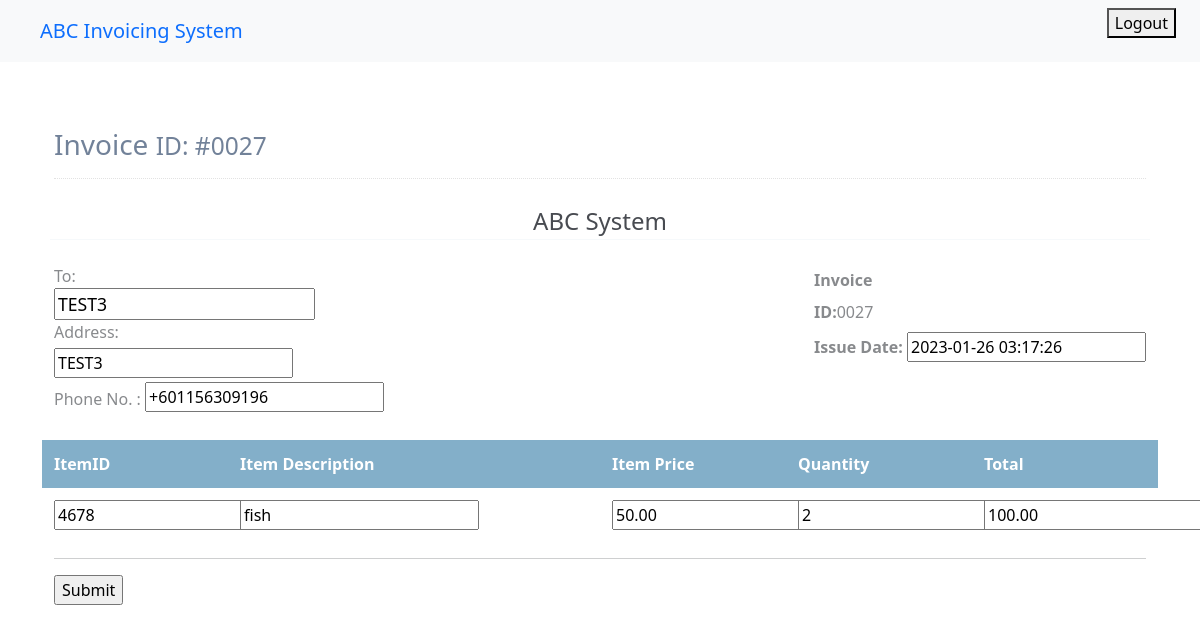
/deliveryorder/financeoffice/27/ (signed in), run on the app's committed database.
### deliveryorder/models.py (models this page shows, shortened)
class DeliveryOrderForm(models.Model):
    deliveryOrderID = models.AutoField(unique=True,primary_key=True)
    vendorName = models.CharField(default = 'vendorname', max_length=30)
    vendorAddress = models.CharField(default = 'Cyberjaya' ,max_length=200)
    recipientName = models.CharField(default = 'recipientName',max_length=30)
    recipientPhone = PhoneNumberField(blank=False)
    recipientAddress = models.CharField(default = 'recipientaddress',max_length=200)
    deliveryOrderDate = models.DateTimeField(default=timezone.now)
    deliveryOrderStatus = models.IntegerField(default=Status.pending,choices=Status.choices)
    courierStatus = models.IntegerField(default = Status.pending,choices=Status.choices)
    invoiceStatus = models.IntegerField(default = Status.pending,choices=Status.choices)
    invoiceCreated = models.BooleanField(default=False)
    itemID = models.IntegerField(default = 0)
    itemPrice = models.DecimalField(default=0,max_digits=19,decimal_places=2)
    itemDescription = models.CharField(default = 'empty',max_length=30)
    itemQuantity = models.IntegerField(default=0)
    invoiceTotal = models.DecimalField(default=0,max_digits=19,decimal_places=2)
    def id(self):
        string = str("{:04d}".format(self.deliveryOrderID))
        return string

### deliveryorder/views.py (the view, shortened to what this page needs)
# urls.py: path('financeoffice/<int:deliveryOrderID>/',views.invoiceDetails,name='invoicedetails'),
@login_required
def invoiceDetails(request,deliveryOrderID):
    submitted = False
    template_name = 'deliveryorder/invoice.html'
    delivery = DeliveryOrderForm.objects.get(pk=deliveryOrderID)
    form = invoiceForm(instance=delivery)
    context= {
            'submitted':submitted,
            'form':form,
            'deliveryOrderID': delivery
        }
    return render(request,template_name,context)

### deliveryorder/forms.py
class invoiceForm(ModelForm):
    class Meta:
        model = DeliveryOrderForm
        fields = [
    'recipientName',
    'recipientPhone',
    'recipientAddress',
    'deliveryOrderDate',
    'itemID',
    'itemPrice',
    'itemDescription',
    'itemQuantity',
    'invoiceTotal',
    'invoiceCreated']

### deliveryorder/templates/deliveryorder/invoice.html (shortened to what this page needs)
{% extends "homepage/base.html" %}
{% block content%}
    <link href="https://cdn.jsdelivr.net/npm/bootstrap@5.0.2/dist/css/bootstrap.min.css" rel="stylesheet">
    <link href="https://cdn.jsdelivr.net/npm/bootstrap@5.0.2/dist/css/bootstrap.min.css" rel="stylesheet">
    {% if submitted == False %}
    <form method = "POST">
        <div class="page-content container">
            <div class="page-header text-blue-d2">
                <h1 class="page-title text-secondary-d1">
                    Invoice
                    <small class="page-info">
                        ID: #{{deliveryOrderID.id}}
                    </small>
                </h1>
            </div>
            <div class="container px-0">
                <div class="row mt-4">
                    <div class="col-12 col-lg-12">
                        <div class="row">
                            <div class="col-12">
                                <div class="text-center text-150">
                                    <span class="text-default-d3">ABC System</span>
                                </div>
                            </div>
                        </div>
                        <hr class="row brc-default-l1 mx-n1 mb-4" />
                        <div class="row">
                            <div class="col-sm-6">
                                <div>
                                    <span class="text-sm text-grey-m2 align-middle">To:</span><br>
                                    <span class="text-600 text-110 text-blue align-middle">{{form.recipientName}}</span>
                                </div>
                                <div class="text-grey-m2">
                                    Address:
                                    <div class="my-1 align-middle">
                                    {{form.recipientAddress}}
                                    </div>
                                    <div class="my-1">
                                    <span class="text-sm text-grey-m2 align-middle">Phone No. :</span>
                                     <b class="text-600">{{form.recipientPhone}}</b></div>
                                    </div>
                            </div>
                            <div class="text-95 col-sm-6 align-self-start d-sm-flex justify-content-end">
                                <div class="text-grey-m2">
                                    <div class="mt-1 mb-2 text-secondary-m1 text-600 text-125">
                                        Invoice
                                    </div>
                                    <div class="my-2"> <span class="text-600 text-90">ID:</span>{{deliveryOrderID.id}}</div>
                                    <div class="my-2"> <span class="text-600 text-90">Issue Date:</span> {{form.deliveryOrderDate}}</div>
                                </div>
                            </div>
                        </div>
                        <div class="mt-4">
                            <div class="row text-600 text-white bgc-default-tp1 py-25">
                                <div class="col-9 col-sm-2">ItemID</div>
                                <div class="d-none d-sm-block  col-sm-4">Item Description</div>
                                <div class="d-none d-sm-block col-sm-2">Item Price</div>
                                <div class="d-none d-sm-block col-sm-2">Quantity</div>
                                <div class="d-none d-sm-block col-sm-2">Total</div>
                            </div>
                            <div class="text-95 text-secondary-d3">
                                <div class="row mb-2 mb-sm-0 py-25">
                                    <div class="col-9 col-sm-2" id = 'itemID'>{{form.itemID}}</div>
                                    <div class="d-none d-sm-block col-sm-4" id = 'itemDescription'>{{form.itemDescription}}</div>
                                    <div class="d-none d-sm-block col-sm-2">{{ form.itemPrice }}</div>
                                    <div class="d-none d-sm-block col-sm-2 " id = 'itemQuantity'>{{form.itemQuantity}}</div>
                                    <div class="d-none d-sm-block col-sm-2 " >{{ form.invoiceTotal }}</div>
                                </div>
                            </div>
                            <hr />
                        </div>
                    </div>
                </div>
            </div>
            <input type = "submit" name = "Submit">
        </div>
    </form>
    {% endif %}
    {% endblock content %}

### login/templates/homepage/base.html (style rules this page uses)
body { padding-top:100px; }

### deliveryorder/templates/deliveryorder/invoice.html (style rules this page uses)
body { margin-top:20px; color: #484b51; }
.text-secondary-d1 { color: #728299!important; }
.page-header { margin: 0 0 1rem; padding-bottom: 1rem; padding-top: .5rem; border-bottom: 1px dotted #e2e2e2; display: -ms-flexbox; display: flex; -ms-flex-pack: justify; justify-content: space-between; -ms-flex-align: center; align-items: center; }
.page-title { padding: 0; margin: 0; font-size: 1.75rem; font-weight: 300; }
.brc-default-l1 { border-color: #dce9f0!important; }
.ml-n1, .mx-n1 { margin-left: -.25rem!important; }
.mr-n1, .mx-n1 { margin-right: -.25rem!important; }
.mb-4, .my-4 { margin-bottom: 1.5rem!important; }
hr { margin-top: 1rem; margin-bottom: 1rem; border: 0; border-top: 1px solid rgba(0,0,0,.1); }
.text-grey-m2 { color: #888a8d!important; }
.font-bolder, .text-600 { font-weight: 600!important; }
.text-110 { font-size: 110%!important; }
.text-blue { color: #478fcc!important; }
.pb-25, .py-25 { padding-bottom: .75rem!important; }
.pt-25, .py-25 { padding-top: .75rem!important; }
.bgc-default-tp1 { background-color: rgba(121,169,197,.92)!important; }
.text-150 { font-size: 150%!important; }

### data on the page
DeliveryOrderForm: id "0027", recipientName "TEST3", recipientAddress "TEST3", recipientPhone "+601156309196", deliveryOrderDate "2023-01-26 03:17:26", itemID "4678", itemDescription "fish", itemPrice "50.00", itemQuantity "2", invoiceTotal "100.00"
